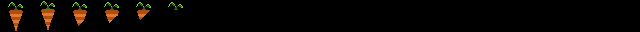

The image is a tile-based game level rendered from a .tmx file. Its description and complete source (layers, tilesets, objects, tile grids) follow:
An orthogonal 20x1 tile map with 32x32 px tiles, 1 tile layer (Tile Layer 1).

<map version="1.0" tiledversion="1.0.3" orientation="orthogonal" renderorder="right-down" width="20" height="1" tilewidth="32" tileheight="32" nextobjectid="1">
 <tileset firstgid="1" source="carrot.tsx" />
 <layer name="Tile Layer 1" width="20" height="1">
  <data encoding="csv">
1,3,5,7,9,11,0,0,0,0,0,0,0,0,0,0,0,0,0,0
</data>
 </layer>
</map>
